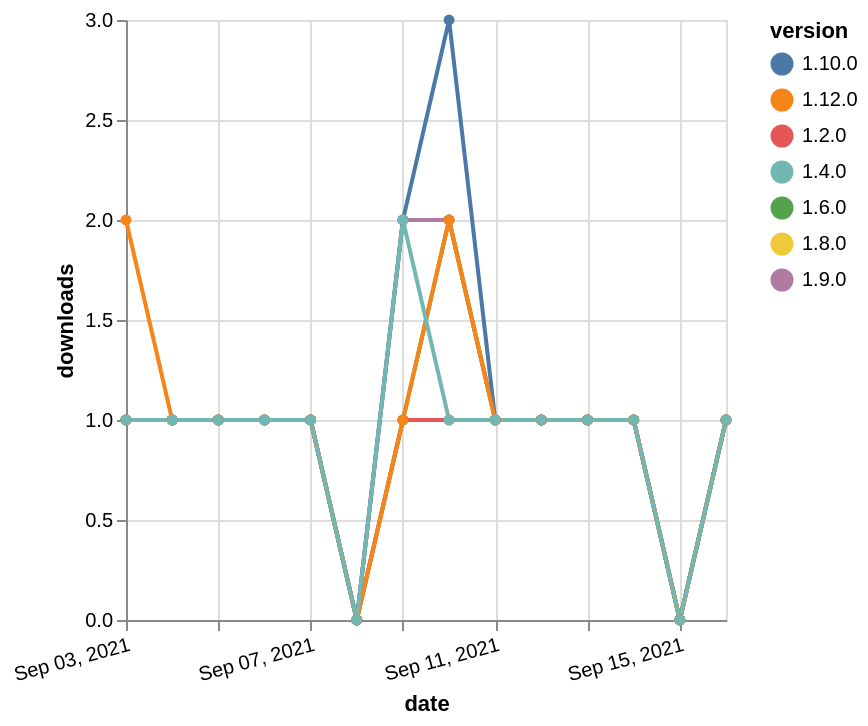

Write a Vega-Lite specification for this figure.
### Vega-Lite specification from a JSON file in a GitHub repository (floating-point values rounded to 4 significant figures)
{"$schema": "https://vega.github.io/schema/vega-lite/v5.json", "description": "A simple bar chart with embedded data.", "data": {"values": [{"date": "2021-09-03", "total": 171, "delta": 1, "version": "1.6.0"}, {"date": "2021-09-04", "total": 172, "delta": 1, "version": "1.6.0"}, {"date": "2021-09-05", "total": 173, "delta": 1, "version": "1.6.0"}, {"date": "2021-09-06", "total": 174, "delta": 1, "version": "1.6.0"}, {"date": "2021-09-07", "total": 175, "delta": 1, "version": "1.6.0"}, {"date": "2021-09-08", "total": 175, "delta": 0, "version": "1.6.0"}, {"date": "2021-09-09", "total": 176, "delta": 1, "version": "1.6.0"}, {"date": "2021-09-10", "total": 178, "delta": 2, "version": "1.6.0"}, {"date": "2021-09-11", "total": 179, "delta": 1, "version": "1.6.0"}, {"date": "2021-09-12", "total": 180, "delta": 1, "version": "1.6.0"}, {"date": "2021-09-13", "total": 181, "delta": 1, "version": "1.6.0"}, {"date": "2021-09-14", "total": 182, "delta": 1, "version": "1.6.0"}, {"date": "2021-09-15", "total": 182, "delta": 0, "version": "1.6.0"}, {"date": "2021-09-16", "total": 183, "delta": 1, "version": "1.6.0"}, {"date": "2021-09-03", "total": 146, "delta": 1, "version": "1.8.0"}, {"date": "2021-09-04", "total": 147, "delta": 1, "version": "1.8.0"}, {"date": "2021-09-05", "total": 148, "delta": 1, "version": "1.8.0"}, {"date": "2021-09-06", "total": 149, "delta": 1, "version": "1.8.0"}, {"date": "2021-09-07", "total": 150, "delta": 1, "version": "1.8.0"}, {"date": "2021-09-08", "total": 150, "delta": 0, "version": "1.8.0"}, {"date": "2021-09-09", "total": 152, "delta": 2, "version": "1.8.0"}, {"date": "2021-09-10", "total": 154, "delta": 2, "version": "1.8.0"}, {"date": "2021-09-11", "total": 155, "delta": 1, "version": "1.8.0"}, {"date": "2021-09-12", "total": 156, "delta": 1, "version": "1.8.0"}, {"date": "2021-09-13", "total": 157, "delta": 1, "version": "1.8.0"}, {"date": "2021-09-14", "total": 158, "delta": 1, "version": "1.8.0"}, {"date": "2021-09-15", "total": 158, "delta": 0, "version": "1.8.0"}, {"date": "2021-09-16", "total": 159, "delta": 1, "version": "1.8.0"}, {"date": "2021-09-03", "total": 139, "delta": 1, "version": "1.9.0"}, {"date": "2021-09-04", "total": 140, "delta": 1, "version": "1.9.0"}, {"date": "2021-09-05", "total": 141, "delta": 1, "version": "1.9.0"}, {"date": "2021-09-06", "total": 142, "delta": 1, "version": "1.9.0"}, {"date": "2021-09-07", "total": 143, "delta": 1, "version": "1.9.0"}, {"date": "2021-09-08", "total": 143, "delta": 0, "version": "1.9.0"}, {"date": "2021-09-09", "total": 145, "delta": 2, "version": "1.9.0"}, {"date": "2021-09-10", "total": 147, "delta": 2, "version": "1.9.0"}, {"date": "2021-09-11", "total": 148, "delta": 1, "version": "1.9.0"}, {"date": "2021-09-12", "total": 149, "delta": 1, "version": "1.9.0"}, {"date": "2021-09-13", "total": 150, "delta": 1, "version": "1.9.0"}, {"date": "2021-09-14", "total": 151, "delta": 1, "version": "1.9.0"}, {"date": "2021-09-15", "total": 151, "delta": 0, "version": "1.9.0"}, {"date": "2021-09-16", "total": 152, "delta": 1, "version": "1.9.0"}, {"date": "2021-09-03", "total": 161, "delta": 1, "version": "1.10.0"}, {"date": "2021-09-04", "total": 162, "delta": 1, "version": "1.10.0"}, {"date": "2021-09-05", "total": 163, "delta": 1, "version": "1.10.0"}, {"date": "2021-09-06", "total": 164, "delta": 1, "version": "1.10.0"}, {"date": "2021-09-07", "total": 165, "delta": 1, "version": "1.10.0"}, {"date": "2021-09-08", "total": 165, "delta": 0, "version": "1.10.0"}, {"date": "2021-09-09", "total": 167, "delta": 2, "version": "1.10.0"}, {"date": "2021-09-10", "total": 170, "delta": 3, "version": "1.10.0"}, {"date": "2021-09-11", "total": 171, "delta": 1, "version": "1.10.0"}, {"date": "2021-09-12", "total": 172, "delta": 1, "version": "1.10.0"}, {"date": "2021-09-13", "total": 173, "delta": 1, "version": "1.10.0"}, {"date": "2021-09-14", "total": 174, "delta": 1, "version": "1.10.0"}, {"date": "2021-09-15", "total": 174, "delta": 0, "version": "1.10.0"}, {"date": "2021-09-16", "total": 175, "delta": 1, "version": "1.10.0"}, {"date": "2021-09-03", "total": 210, "delta": 1, "version": "1.2.0"}, {"date": "2021-09-04", "total": 211, "delta": 1, "version": "1.2.0"}, {"date": "2021-09-05", "total": 212, "delta": 1, "version": "1.2.0"}, {"date": "2021-09-06", "total": 213, "delta": 1, "version": "1.2.0"}, {"date": "2021-09-07", "total": 214, "delta": 1, "version": "1.2.0"}, {"date": "2021-09-08", "total": 214, "delta": 0, "version": "1.2.0"}, {"date": "2021-09-09", "total": 215, "delta": 1, "version": "1.2.0"}, {"date": "2021-09-10", "total": 216, "delta": 1, "version": "1.2.0"}, {"date": "2021-09-11", "total": 217, "delta": 1, "version": "1.2.0"}, {"date": "2021-09-12", "total": 218, "delta": 1, "version": "1.2.0"}, {"date": "2021-09-13", "total": 219, "delta": 1, "version": "1.2.0"}, {"date": "2021-09-14", "total": 220, "delta": 1, "version": "1.2.0"}, {"date": "2021-09-15", "total": 220, "delta": 0, "version": "1.2.0"}, {"date": "2021-09-16", "total": 221, "delta": 1, "version": "1.2.0"}, {"date": "2021-09-03", "total": 112, "delta": 2, "version": "1.12.0"}, {"date": "2021-09-04", "total": 113, "delta": 1, "version": "1.12.0"}, {"date": "2021-09-05", "total": 114, "delta": 1, "version": "1.12.0"}, {"date": "2021-09-06", "total": 115, "delta": 1, "version": "1.12.0"}, {"date": "2021-09-07", "total": 116, "delta": 1, "version": "1.12.0"}, {"date": "2021-09-08", "total": 116, "delta": 0, "version": "1.12.0"}, {"date": "2021-09-09", "total": 117, "delta": 1, "version": "1.12.0"}, {"date": "2021-09-10", "total": 119, "delta": 2, "version": "1.12.0"}, {"date": "2021-09-11", "total": 120, "delta": 1, "version": "1.12.0"}, {"date": "2021-09-12", "total": 121, "delta": 1, "version": "1.12.0"}, {"date": "2021-09-13", "total": 122, "delta": 1, "version": "1.12.0"}, {"date": "2021-09-14", "total": 123, "delta": 1, "version": "1.12.0"}, {"date": "2021-09-15", "total": 123, "delta": 0, "version": "1.12.0"}, {"date": "2021-09-16", "total": 124, "delta": 1, "version": "1.12.0"}, {"date": "2021-09-03", "total": 292, "delta": 1, "version": "1.4.0"}, {"date": "2021-09-04", "total": 293, "delta": 1, "version": "1.4.0"}, {"date": "2021-09-05", "total": 294, "delta": 1, "version": "1.4.0"}, {"date": "2021-09-06", "total": 295, "delta": 1, "version": "1.4.0"}, {"date": "2021-09-07", "total": 296, "delta": 1, "version": "1.4.0"}, {"date": "2021-09-08", "total": 296, "delta": 0, "version": "1.4.0"}, {"date": "2021-09-09", "total": 298, "delta": 2, "version": "1.4.0"}, {"date": "2021-09-10", "total": 299, "delta": 1, "version": "1.4.0"}, {"date": "2021-09-11", "total": 300, "delta": 1, "version": "1.4.0"}, {"date": "2021-09-12", "total": 301, "delta": 1, "version": "1.4.0"}, {"date": "2021-09-13", "total": 302, "delta": 1, "version": "1.4.0"}, {"date": "2021-09-14", "total": 303, "delta": 1, "version": "1.4.0"}, {"date": "2021-09-15", "total": 303, "delta": 0, "version": "1.4.0"}, {"date": "2021-09-16", "total": 304, "delta": 1, "version": "1.4.0"}]}, "width": "container", "mark": {"type": "line", "point": {"filled": true}}, "encoding": {"x": {"field": "date", "type": "temporal", "timeUnit": "yearmonthdate", "title": "date", "axis": {"labelAngle": -15}}, "y": {"field": "delta", "type": "quantitative", "title": "downloads"}, "color": {"field": "version", "type": "nominal"}, "tooltip": {"field": "delta"}}}
